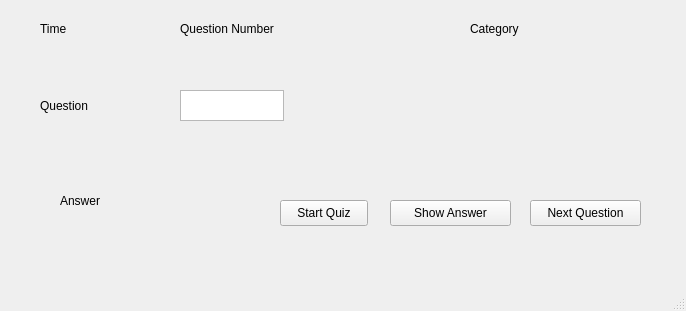
<?xml version="1.0" encoding="UTF-8"?>
<ui version="4.0">
 <class>MainWindow</class>
 <widget class="QMainWindow" name="MainWindow">
  <property name="geometry">
   <rect>
    <x>0</x>
    <y>0</y>
    <width>686</width>
    <height>311</height>
   </rect>
  </property>
  <property name="windowTitle">
   <string>MainWindow</string>
  </property>
  <widget class="QWidget" name="centralwidget">
   <widget class="QPushButton" name="pushButton_StartQuiz">
    <property name="geometry">
     <rect>
      <x>280</x>
      <y>200</y>
      <width>88</width>
      <height>26</height>
     </rect>
    </property>
    <property name="text">
     <string>Start Quiz</string>
    </property>
   </widget>
   <widget class="QLabel" name="label_Time">
    <property name="geometry">
     <rect>
      <x>40</x>
      <y>20</y>
      <width>66</width>
      <height>18</height>
     </rect>
    </property>
    <property name="text">
     <string>Time</string>
    </property>
   </widget>
   <widget class="QLabel" name="label_Question">
    <property name="enabled">
     <bool>true</bool>
    </property>
    <property name="geometry">
     <rect>
      <x>40</x>
      <y>50</y>
      <width>591</width>
      <height>111</height>
     </rect>
    </property>
    <property name="text">
     <string>Question</string>
    </property>
   </widget>
   <widget class="QLabel" name="label_Category">
    <property name="geometry">
     <rect>
      <x>470</x>
      <y>20</y>
      <width>66</width>
      <height>18</height>
     </rect>
    </property>
    <property name="text">
     <string>Category</string>
    </property>
   </widget>
   <widget class="QLabel" name="label_Answer">
    <property name="geometry">
     <rect>
      <x>60</x>
      <y>180</y>
      <width>171</width>
      <height>41</height>
     </rect>
    </property>
    <property name="text">
     <string>Answer</string>
    </property>
   </widget>
   <widget class="QPushButton" name="pushButton_NextQuestion">
    <property name="geometry">
     <rect>
      <x>530</x>
      <y>200</y>
      <width>111</width>
      <height>26</height>
     </rect>
    </property>
    <property name="text">
     <string>Next Question</string>
    </property>
   </widget>
   <widget class="QPushButton" name="pushButton_ShowAnswer">
    <property name="geometry">
     <rect>
      <x>390</x>
      <y>200</y>
      <width>121</width>
      <height>26</height>
     </rect>
    </property>
    <property name="text">
     <string>Show Answer</string>
    </property>
   </widget>
   <widget class="QTextEdit" name="textEdit">
    <property name="geometry">
     <rect>
      <x>180</x>
      <y>90</y>
      <width>104</width>
      <height>31</height>
     </rect>
    </property>
   </widget>
   <widget class="QLabel" name="label_QuestionNumber">
    <property name="geometry">
     <rect>
      <x>180</x>
      <y>20</y>
      <width>121</width>
      <height>18</height>
     </rect>
    </property>
    <property name="text">
     <string>Question Number</string>
    </property>
   </widget>
  </widget>
  <widget class="QMenuBar" name="menubar">
   <property name="geometry">
    <rect>
     <x>0</x>
     <y>0</y>
     <width>686</width>
     <height>23</height>
    </rect>
   </property>
  </widget>
  <widget class="QStatusBar" name="statusbar"/>
 </widget>
 <resources/>
 <connections/>
</ui>
